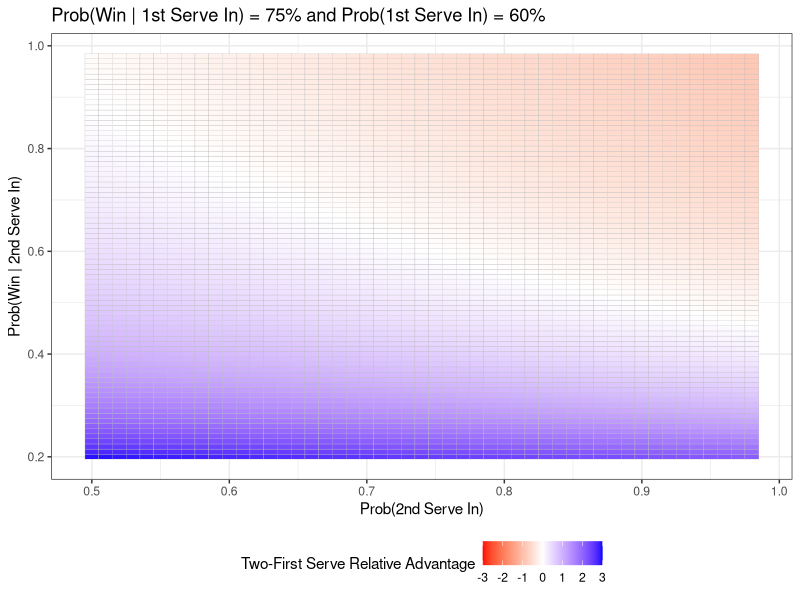

The R script that drew this image:
## ---- chunk 1
knitr::opts_chunk$set(echo = TRUE)
## ---- chunk 2
library(ggplot2)
library(dplyr)

params <- expand.grid(
	w_1 = 0.75,
	w_2 = seq(0.2, 0.98, by = 0.01),
	p_1 = 0.6,
	p_2 = seq(0.5, 0.98, by = 0.01)
)

params <- params %>%
	dplyr::mutate(
		odds = w_1 / w_2 - p_2 / p_1
	)
	
params %>%
	ggplot(aes(y = w_2, x = p_2, fill = odds))	+
	geom_tile(col = "grey") +
	scale_fill_gradient2("Two-First Serve Relative Advantage", low = "red", mid = "white", high = "blue", breaks = -3:3, limits = c(-3, 3)) + 
	theme_bw() +
	scale_y_continuous("Prob(Win | 2nd Serve In)") +
	scale_x_continuous("Prob(2nd Serve In)") +
	ggtitle("Prob(Win | 1st Serve In) = 75% and Prob(1st Serve In) = 60%") +
	theme(legend.position = "bottom")

